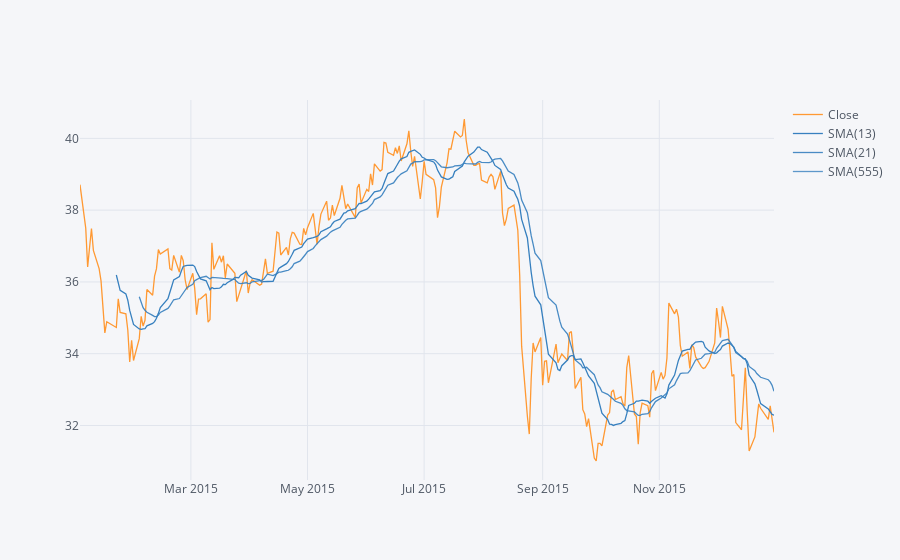

Notebook code for this chart:
### Code cell
#sma for MS for year 2015
MS['Close'].loc['2015-01-01':'2016-01-01'].ta_plot(study='sma',periods=[13,21,555])

### Figure 1 — Plotly figure (JSON) as saved in the notebook; plotly's stock layout.template omitted (floating-point values rounded to 4 significant figures; data arrays with more than 128 entries replaced by an {"elided": "..."} marker saying what was removed)
{"data": [{"line": {"color": "rgba(255, 153, 51, 1.0)", "dash": "solid", "shape": "linear", "width": 1.3}, "mode": "lines", "name": "Close", "text": "", "type": "scatter", "x": {"elided": "252 str values"}, "y": {"elided": "252 float values"}}, {"line": {"color": "rgba(55, 128, 191, 1.0)", "dash": "solid", "shape": "linear", "width": 1.3}, "mode": "lines", "name": "SMA(13)", "text": "", "type": "scatter", "x": {"elided": "252 str values"}, "y": {"elided": "252 mixed values"}}, {"line": {"color": "rgba(55, 128, 191, 0.8999999999999999)", "dash": "solid", "shape": "linear", "width": 1.3}, "mode": "lines", "name": "SMA(21)", "text": "", "type": "scatter", "x": {"elided": "252 str values"}, "y": {"elided": "252 mixed values"}}, {"line": {"color": "rgba(55, 128, 191, 0.7999999999999998)", "dash": "solid", "shape": "linear", "width": 1.3}, "mode": "lines", "name": "SMA(555)", "text": "", "type": "scatter", "x": {"elided": "252 str values"}, "y": {"elided": "252 str values"}}], "layout": {"autosize": true, "legend": {"bgcolor": "#F5F6F9", "font": {"color": "#4D5663"}}, "paper_bgcolor": "#F5F6F9", "plot_bgcolor": "#F5F6F9", "title": {"font": {"color": "#4D5663"}}, "xaxis": {"autorange": true, "gridcolor": "#E1E5ED", "range": ["2015-01-02", "2015-12-31"], "showgrid": true, "tickfont": {"color": "#4D5663"}, "title": {"font": {"color": "#4D5663"}, "text": ""}, "type": "date", "zerolinecolor": "#E1E5ED"}, "yaxis": {"autorange": true, "gridcolor": "#E1E5ED", "range": [30.48, 41.07], "showgrid": true, "tickfont": {"color": "#4D5663"}, "title": {"font": {"color": "#4D5663"}, "text": ""}, "type": "linear", "zerolinecolor": "#E1E5ED"}}}
